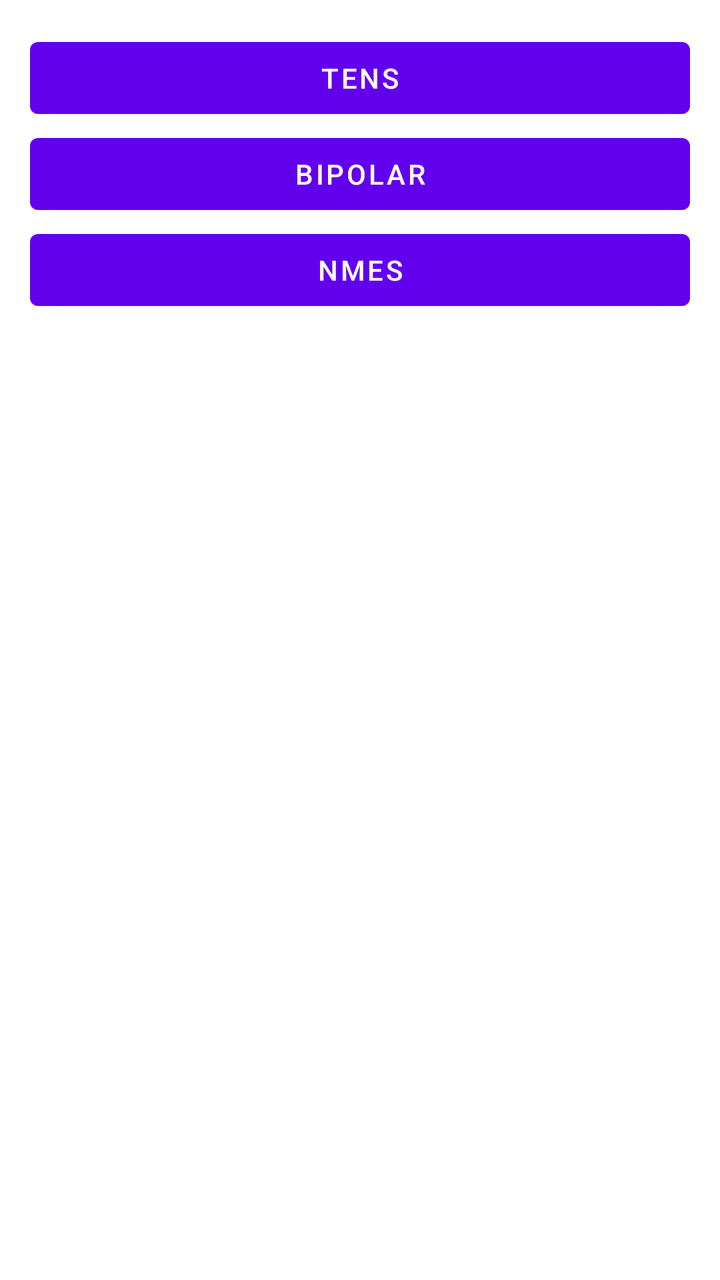
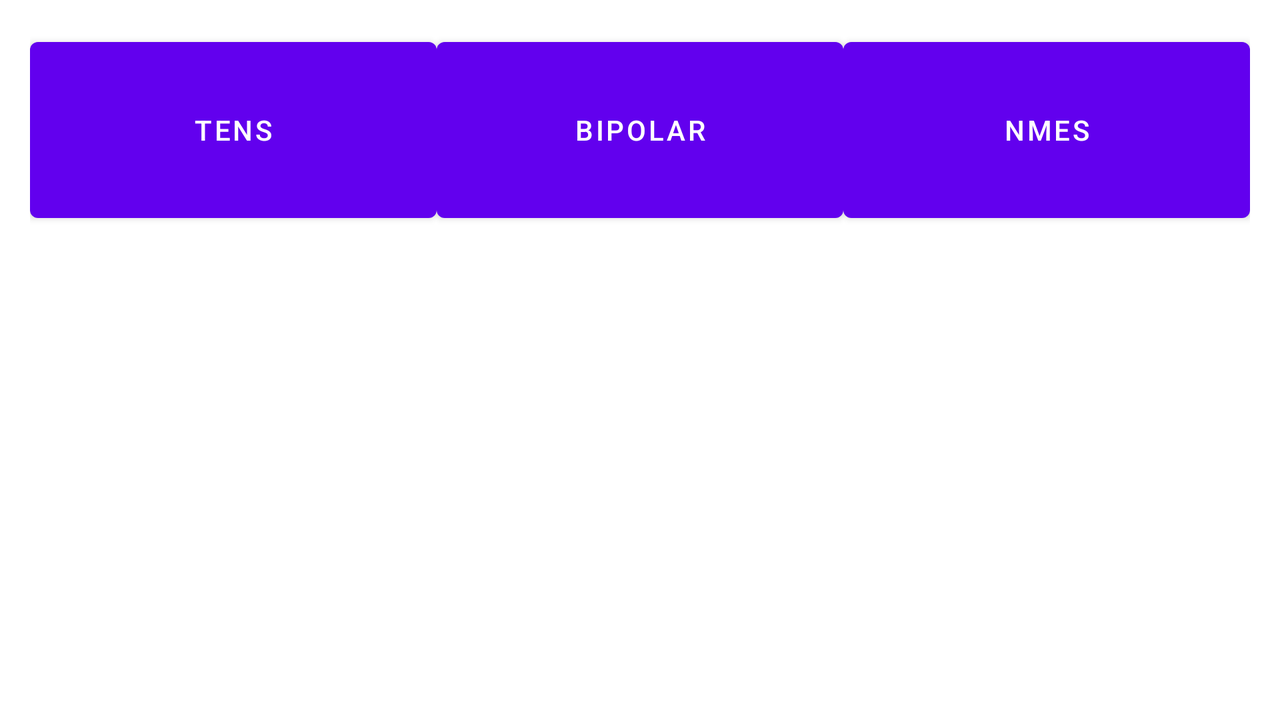

First picture: res/layout/ on a phone held upright. Second picture: the repository's own variant of that layout, on a device whose configuration matches the variant's folder. Source for both follows.
<!-- AndroidManifest.xml: application theme AppTheme -->
<!-- res/layout/fragment_electro_stimulator.xml -->
<?xml version="1.0" encoding="utf-8"?>
<LinearLayout xmlns:android="http://schemas.android.com/apk/res/android"
    xmlns:tools="http://schemas.android.com/tools"
    android:layout_width="match_parent"
    android:layout_height="match_parent"
    android:padding="15dp"
    tools:context=".fragments.ElectroStimulatorFragment">

    <LinearLayout
        android:layout_width="match_parent"
        android:layout_height="wrap_content"
        android:orientation="vertical">

        <Button
            android:id="@+id/btn_tens"
            android:layout_width="match_parent"
            android:layout_height="wrap_content"
            android:layout_weight="1"
            android:text="@string/tens" />

        <Button
            android:id="@+id/btn_bipolar"
            android:layout_width="match_parent"
            android:layout_height="wrap_content"
            android:layout_weight="1"

            android:text="@string/bipolar" />

        <Button
            android:id="@+id/btn_nmes"
            android:layout_width="match_parent"
            android:layout_height="wrap_content"
            android:layout_weight="1"

            android:text="@string/nmes" />
    </LinearLayout>

</LinearLayout>
<!-- resources referenced by this layout -->
<resources>
  <string name="bipolar">Bipolar</string>
  <string name="nmes">NMES</string>
  <string name="tens">TENS</string>
  <style name="AppTheme" parent="Theme.MaterialComponents.Light.NoActionBar">
          
          <item name="colorPrimary">@color/colorPrimary</item>
          <item name="colorPrimaryDark">@color/colorPrimaryDark</item>
          <item name="colorAccent">@color/colorAccent</item>
      </style>
  <color name="colorPrimary">#6200EE</color>
  <color name="colorPrimaryDark">#3700B3</color>
  <color name="colorAccent">#BB86FC</color>
</resources>
<!-- res/layout-land/fragment_electro_stimulator.xml (the repository's variant of the layout above) -->
<!-- drawn on the phone turned sideways -->
<?xml version="1.0" encoding="utf-8"?>
<LinearLayout xmlns:android="http://schemas.android.com/apk/res/android"
    xmlns:tools="http://schemas.android.com/tools"
    android:layout_width="match_parent"
    android:layout_height="match_parent"
    android:padding="15dp"
    tools:context=".fragments.ElectroStimulatorFragment">

    <LinearLayout
        android:layout_width="match_parent"
        android:layout_height="wrap_content"
        android:orientation="horizontal">

        <Button
            android:id="@+id/btn_tens"
            android:layout_width="0dp"
            android:layout_height="100dp"
            android:layout_weight="1"
            android:text="@string/tens" />

        <Button
            android:id="@+id/btn_bipolar"
            android:layout_width="0dp"
            android:layout_height="100dp"
            android:layout_weight="1"
            android:text="@string/bipolar" />

        <Button
            android:id="@+id/btn_nmes"
            android:layout_width="0dp"
            android:layout_height="100dp"
            android:layout_weight="1"
            android:text="@string/nmes" />
    </LinearLayout>

</LinearLayout>
